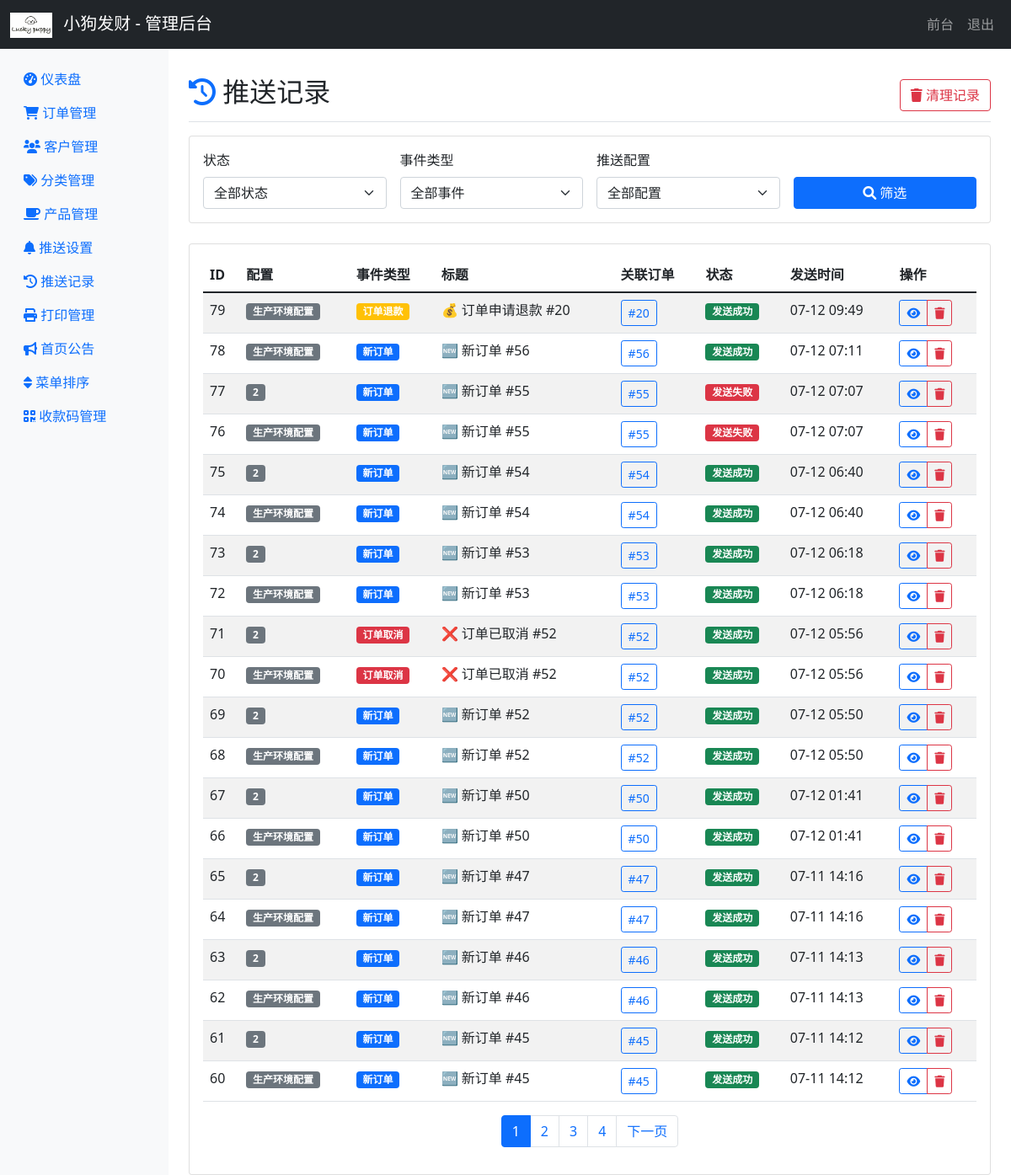
Screenshot of /admin/push_records (signed in) with the database file from the repository.
### app/models.py (models this page shows, shortened)
class MenuConfig(db.Model):
    id = db.Column(db.Integer, primary_key=True)
    menu_key = db.Column(db.String(50), unique=True, nullable=False)  # 菜单唯一标识
    menu_name = db.Column(db.String(100), nullable=False)  # 菜单显示名称
    menu_icon = db.Column(db.String(50), nullable=False)  # 菜单图标
    menu_url = db.Column(db.String(200), nullable=True)  # 菜单链接
    parent_key = db.Column(db.String(50), nullable=True)  # 父菜单标识
    sort_order = db.Column(db.Integer, default=0)  # 排序顺序
    is_active = db.Column(db.Boolean, default=True)  # 是否启用
    is_visible = db.Column(db.Boolean, default=True)  # 是否显示
    created_at = db.Column(db.DateTime, default=datetime.utcnow)
    updated_at = db.Column(db.DateTime, default=datetime.utcnow, onupdate=datetime.utcnow)

class PushRecord(db.Model):
    id = db.Column(db.Integer, primary_key=True)
    config_id = db.Column(db.Integer, db.ForeignKey('push_deer_config.id'), nullable=False)
    order_id = db.Column(db.Integer, db.ForeignKey('order.id'), nullable=True)  # 关联订单（可选）
    event_type = db.Column(db.String(50), nullable=False)  # 事件类型
    title = db.Column(db.String(200), nullable=False)  # 推送标题
    content = db.Column(db.Text, nullable=False)  # 推送内容
    status = db.Column(db.String(20), nullable=False, default='pending')  # pending, success, failed
    error_message = db.Column(db.Text, nullable=True)  # 错误信息
    response_data = db.Column(db.Text, nullable=True)  # 响应数据（JSON格式）
    created_at = db.Column(db.DateTime, default=datetime.utcnow)
    sent_at = db.Column(db.DateTime, nullable=True)  # 实际发送时间
    config = db.relationship('PushDeerConfig', backref='push_records')
    order = db.relationship('Order', backref='push_records')
    @property
    def status_text(self):
        status_map = {
            'pending': '待发送',
            'success': '发送成功',
            'failed': '发送失败'
        }
        return status_map.get(self.status, self.status)
    @property
    def event_type_text(self):
        event_map = {
            'new_order': '新订单',
            'order_confirmed': '订单确认',
            'order_cancelled': '订单取消',
            'order_refunded': '订单退款',
            'test': '测试推送'
        }
        return event_map.get(self.event_type, self.event_type)

class PushDeerConfig(db.Model):
    id = db.Column(db.Integer, primary_key=True)
    name = db.Column(db.String(100), nullable=False)  # 配置名称
    pushkey = db.Column(db.String(200), nullable=False)  # PushDeer推送密钥
    endpoint = db.Column(db.String(200), nullable=True, default='https://api2.pushdeer.com')  # API端点
    is_active = db.Column(db.Boolean, default=True)  # 是否启用
    description = db.Column(db.Text, nullable=True)  # 配置描述
    created_at = db.Column(db.DateTime, default=datetime.utcnow)
    events_config = db.Column(db.Text, nullable=True)  # JSON格式存储事件配置

### app/admin/routes.py (the view)
@bp.route('/push_records')
@admin_required
def push_records():
    page = request.args.get('page', 1, type=int)
    status_filter = request.args.get('status', '')
    event_filter = request.args.get('event', '')
    config_filter = request.args.get('config', '', type=int)
    query = PushRecord.query
    if status_filter:
        query = query.filter(PushRecord.status == status_filter)
    if event_filter:
        query = query.filter(PushRecord.event_type == event_filter)
    if config_filter:
        query = query.filter(PushRecord.config_id == config_filter)
    records = query.order_by(PushRecord.created_at.desc()).paginate(
        page=page, per_page=20, error_out=False
    )
    configs = PushDeerConfig.query.all()
    return render_template('admin/push_records.html',
                         records=records,
                         configs=configs,
                         status_filter=status_filter,
                         event_filter=event_filter,
                         config_filter=config_filter)

### app/__init__.py (called while the page is built)
def create_app():
    app = Flask(__name__, template_folder='../templates', static_folder='../static')
    app.config.from_object(Config)
    from app.models import db
    db.init_app(app)
    from app.main import bp as main_bp
    app.register_blueprint(main_bp)
    from app.admin import bp as admin_bp
    app.register_blueprint(admin_bp, url_prefix='/admin')
    from app.admin.print_routes import bp as print_bp
    app.register_blueprint(print_bp)
    @app.template_global()
    def get_admin_menu_items():
        from app.models import MenuConfig
        try:
            menus = MenuConfig.query.filter_by(is_active=True, is_visible=True).order_by(MenuConfig.sort_order).all()
            return menus
        except:
            return []
    return app

### app/admin/routes.py (called while the page is built)
def admin_required(f):
    @wraps(f)
    def decorated_function(*args, **kwargs):
        if not session.get('is_admin'):
            flash('请先登录管理员账户', 'error')
            return redirect(url_for('admin.login'))
        return f(*args, **kwargs)
    return decorated_function

### templates/admin/push_records.html (shortened to what this page needs)
{% extends "admin/base.html" %}
{% block content %}
<div class="d-flex justify-content-between flex-wrap flex-md-nowrap align-items-center pt-3 pb-2 mb-3 border-bottom">
    <h1 class="h2">
        <i class="fas fa-history text-primary"></i> 推送记录
    </h1>
    <div class="btn-toolbar mb-2 mb-md-0">
        <button type="button" class="btn btn-outline-danger" data-bs-toggle="modal" data-bs-target="#clearModal">
            <i class="fas fa-trash"></i> 清理记录
        </button>
    </div>
</div>
<div class="card mb-4">
    <div class="card-body">
        <form method="GET" class="row g-3">
            <div class="col-md-3">
                <label for="status" class="form-label">状态</label>
                <select class="form-select" id="status" name="status">
                    <option value="">全部状态</option>
                </select>
            </div>
            <div class="col-md-3">
                <label for="event" class="form-label">事件类型</label>
                <select class="form-select" id="event" name="event">
                    <option value="">全部事件</option>
                </select>
            </div>
            <div class="col-md-3">
                <label for="config" class="form-label">推送配置</label>
                <select class="form-select" id="config" name="config">
                    <option value="">全部配置</option>
                </select>
            </div>
            <div class="col-md-3">
                <label class="form-label">&nbsp;</label>
                <div class="d-grid">
                    <button type="submit" class="btn btn-primary">
                        <i class="fas fa-search"></i> 筛选
                    </button>
                </div>
            </div>
        </form>
    </div>
</div>
<div class="card">
    <div class="card-body">
        {% if records.items %}
            <div class="table-responsive">
                <table class="table table-striped">
                    <thead>
                        <tr>
                            <th>ID</th>
                            <th>配置</th>
                            <th>事件类型</th>
                            <th>标题</th>
                            <th>关联订单</th>
                            <th>状态</th>
                            <th>发送时间</th>
                            <th>操作</th>
                        </tr>
                    </thead>
                    <tbody>
                        {% for record in records.items %}
                        <tr>
                            <td>{{ record.id }}</td>
                            <td>
                                <span class="badge bg-secondary">{{ record.config.name }}</span>
                            </td>
                            <td>
                                {% if record.event_type == 'new_order' %}
                                    <span class="badge bg-primary">{{ record.event_type_text }}</span>
                                {% elif record.event_type == 'order_confirmed' %}
                                    <span class="badge bg-success">{{ record.event_type_text }}</span>
                                {% elif record.event_type == 'order_cancelled' %}
                                    <span class="badge bg-danger">{{ record.event_type_text }}</span>
                                {% elif record.event_type == 'order_refunded' %}
                                    <span class="badge bg-warning">{{ record.event_type_text }}</span>
                                {% elif record.event_type == 'test' %}
                                    <span class="badge bg-info">{{ record.event_type_text }}</span>
                                {% else %}
                                    <span class="badge bg-secondary">{{ record.event_type_text }}</span>
                                {% endif %}
                            </td>
                            <td>
                                <div class="text-truncate" style="max-width: 200px;" title="{{ record.title }}">
                                    {{ record.title }}
                                </div>
                            </td>
                            <td>
                                {% if record.order_id %}
                                    <a href="{{ url_for('admin.order_detail', order_id=record.order_id) }}" class="btn btn-sm btn-outline-primary">
                                        #{{ record.order_id }}
                                    </a>
                                {% else %}
                                    <span class="text-muted">-</span>
                                {% endif %}
                            </td>
                            <td>
                                {% if record.status == 'success' %}
                                    <span class="badge bg-success">{{ record.status_text }}</span>
                                {% elif record.status == 'failed' %}
                                    <span class="badge bg-danger">{{ record.status_text }}</span>
                                {% else %}
                                    <span class="badge bg-warning">{{ record.status_text }}</span>
                                {% endif %}
                            </td>
                            <td>
                                {% if record.sent_at %}
                                    {{ record.sent_at.strftime('%m-%d %H:%M') }}
                                {% else %}
                                    <span class="text-muted">未发送</span>
                                {% endif %}
                            </td>
                            <td>
                                <div class="btn-group btn-group-sm" role="group">
                                    <a href="{{ url_for('admin.push_record_detail', record_id=record.id) }}"
                                       class="btn btn-outline-primary" title="查看详情">
                                        <i class="fas fa-eye"></i>
                                    </a>
                                    <button type="button" class="btn btn-outline-danger"
                                            onclick="confirmDelete({{ record.id }})" title="删除">
                                        <i class="fas fa-trash"></i>
                                    </button>
                                </div>
                            </td>
                        </tr>
                        {% endfor %}
                    </tbody>
                </table>
            </div>
            {% if records.pages > 1 %}
            <nav aria-label="记录分页">
                <ul class="pagination justify-content-center">
                    {% for page_num in records.iter_pages() %}
                        {% if page_num %}
                            {% if page_num != records.page %}
                                <li class="page-item">
                                    <a class="page-link" href="{{ url_for('admin.push_records', page=page_num, status=status_filter, event=event_filter, config=config_filter) }}">{{ page_num }}</a>
                                </li>
                            {% else %}
                                <li class="page-item active">
                                    <span class="page-link">{{ page_num }}</span>
                                </li>
                            {% endif %}
                        {% else %}
                            <li class="page-item disabled">
                                <span class="page-link">…</span>
                            </li>
                        {% endif %}
                    {% endfor %}
                    {% if records.has_next %}
                        <li class="page-item">
                            <a class="page-link" href="{{ url_for('admin.push_records', page=records.next_num, status=status_filter, event=event_filter, config=config_filter) }}">下一页</a>
                        </li>
                    {% endif %}
                </ul>
            </nav>
            {% endif %}
        {% else %}
            <div class="text-center py-5">
                <i class="fas fa-history fa-3x text-muted mb-3"></i>
                <h5 class="text-muted">暂无推送记录</h5>
                <p class="text-muted">当有推送发送时，记录会显示在这里</p>
            </div>
        {% endif %}
    </div>
</div>
{% endblock %}

### templates/admin/base.html (shortened to what this page needs)
<!DOCTYPE html>
<html lang="zh-CN">
<head>
    <link href="https://cdn.jsdelivr.net/npm/bootstrap@5.1.3/dist/css/bootstrap.min.css" rel="stylesheet">
    <link href="https://cdnjs.cloudflare.com/ajax/libs/font-awesome/6.0.0/css/all.min.css" rel="stylesheet">
</head>
<body>
    <nav class="navbar navbar-expand-lg navbar-dark bg-dark">
        <div class="container-fluid">
            <a class="navbar-brand" href="{{ url_for('admin.dashboard') }}">
                <img src="{{ url_for('static', filename='logo/logo.png') }}" alt="小狗发财" height="30" class="me-2">
                小狗发财 - 管理后台
            </a>
            <div class="navbar-nav ms-auto">
                <a class="nav-link" href="{{ url_for('main.index') }}">前台</a>
                <a class="nav-link" href="{{ url_for('admin.logout') }}">退出</a>
            </div>
        </div>
    </nav>
    <div class="container-fluid">
        <div class="row">
            <nav class="col-md-2 d-md-block bg-light sidebar">
                <div class="position-sticky pt-3">
                    <ul class="nav flex-column">
                        {% set menu_items = get_admin_menu_items() %}
                        {% for menu in menu_items %}
                        <li class="nav-item">
                            <a class="nav-link" href="{{ url_for(menu.menu_url) if menu.menu_url else '#' }}">
                                <i class="{{ menu.menu_icon }}"></i> {{ menu.menu_name }}
                            </a>
                        </li>
                        {% endfor %}
                    </ul>
                </div>
            </nav>
            <main class="col-md-10 ms-sm-auto px-md-4">
                <div class="pt-3">
                    {% block content %}{% endblock %}
                </div>
            </main>
        </div>
    </div>
</body>
</html>

### rows the page displays
MenuConfig: menu_name "仪表盘"
MenuConfig: menu_name "订单管理"
MenuConfig: menu_name "客户管理"
MenuConfig: menu_name "分类管理"
MenuConfig: menu_name "产品管理"
MenuConfig: menu_name "推送设置"
MenuConfig: menu_name "推送记录"
MenuConfig: menu_name "打印管理"
MenuConfig: menu_name "首页公告"
MenuConfig: menu_name "菜单排序"
MenuConfig: menu_name "收款码管理"
PushRecord: id "79", config.name "生产环境配置", event_type_text "订单退款", title "💰 订单申请退款 #20", order_id "20", status_text "发送成功", sent_at "07-12 09:49"
PushRecord: id "78", config.name "生产环境配置", event_type_text "新订单", title "🆕 新订单 #56", order_id "56", status_text "发送成功", sent_at "07-12 07:11"
PushRecord: id "77", config.name "2", event_type_text "新订单", title "🆕 新订单 #55", order_id "55", status_text "发送失败", sent_at "07-12 07:07"
PushRecord: id "76", config.name "生产环境配置", event_type_text "新订单", title "🆕 新订单 #55", order_id "55", status_text "发送失败", sent_at "07-12 07:07"
PushRecord: id "75", config.name "2", event_type_text "新订单", title "🆕 新订单 #54", order_id "54", status_text "发送成功", sent_at "07-12 06:40"
PushRecord: id "74", config.name "生产环境配置", event_type_text "新订单", title "🆕 新订单 #54", order_id "54", status_text "发送成功", sent_at "07-12 06:40"
PushRecord: id "73", config.name "2", event_type_text "新订单", title "🆕 新订单 #53", order_id "53", status_text "发送成功", sent_at "07-12 06:18"
PushRecord: id "72", config.name "生产环境配置", event_type_text "新订单", title "🆕 新订单 #53", order_id "53", status_text "发送成功", sent_at "07-12 06:18"
PushRecord: id "71", config.name "2", event_type_text "订单取消", title "❌ 订单已取消 #52", order_id "52", status_text "发送成功", sent_at "07-12 05:56"
PushRecord: id "70", config.name "生产环境配置", event_type_text "订单取消", title "❌ 订单已取消 #52", order_id "52", status_text "发送成功", sent_at "07-12 05:56"
PushRecord: id "69", config.name "2", event_type_text "新订单", title "🆕 新订单 #52", order_id "52", status_text "发送成功", sent_at "07-12 05:50"
PushRecord: id "68", config.name "生产环境配置", event_type_text "新订单", title "🆕 新订单 #52", order_id "52", status_text "发送成功", sent_at "07-12 05:50"
PushRecord: id "67", config.name "2", event_type_text "新订单", title "🆕 新订单 #50", order_id "50", status_text "发送成功", sent_at "07-12 01:41"
PushRecord: id "66", config.name "生产环境配置", event_type_text "新订单", title "🆕 新订单 #50", order_id "50", status_text "发送成功", sent_at "07-12 01:41"
PushRecord: id "65", config.name "2", event_type_text "新订单", title "🆕 新订单 #47", order_id "47", status_text "发送成功", sent_at "07-11 14:16"
PushRecord: id "64", config.name "生产环境配置", event_type_text "新订单", title "🆕 新订单 #47", order_id "47", status_text "发送成功", sent_at "07-11 14:16"
PushRecord: id "63", config.name "2", event_type_text "新订单", title "🆕 新订单 #46", order_id "46", status_text "发送成功", sent_at "07-11 14:13"
PushRecord: id "62", config.name "生产环境配置", event_type_text "新订单", title "🆕 新订单 #46", order_id "46", status_text "发送成功", sent_at "07-11 14:13"
PushRecord: id "61", config.name "2", event_type_text "新订单", title "🆕 新订单 #45", order_id "45", status_text "发送成功", sent_at "07-11 14:12"
PushRecord: id "60", config.name "生产环境配置", event_type_text "新订单", title "🆕 新订单 #45", order_id "45", status_text "发送成功", sent_at "07-11 14:12"

### other values shown
{{ page_num }} "1"
{{ page_num }} "2" "3" "4"
